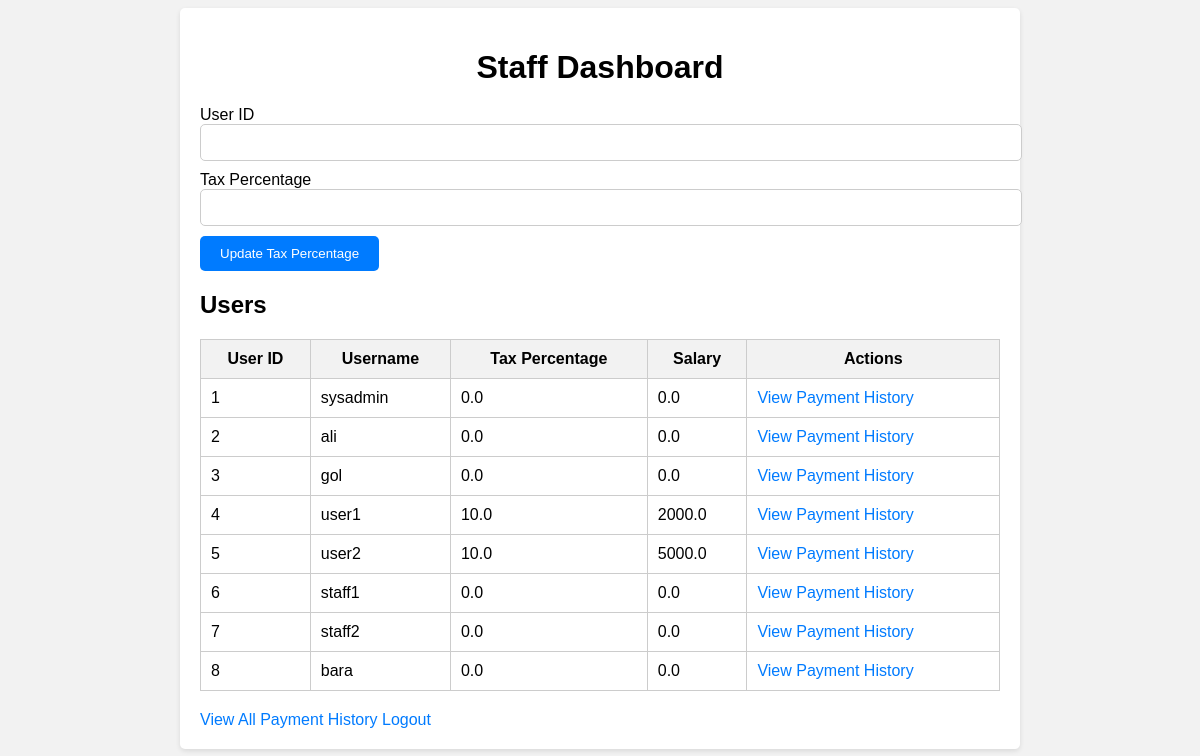
The page /staff_dashboard (signed in) on the database its author committed.
### app/models.py (models this page shows, shortened)
class User(db.Model):
    id = db.Column(db.Integer, primary_key=True)
    username = db.Column(db.String(150), unique=True, nullable=False)
    encrypted_password = db.Column(db.LargeBinary, nullable=False)
    role = db.Column(db.String(50), nullable=False)
    encrypted_salary = db.Column(db.LargeBinary, nullable=True)
    encrypted_tax_percentage = db.Column(db.LargeBinary, nullable=True)
    def get_salary(self, key):
        if self.encrypted_salary is None:
            return 0.0  # or some default value
        return float(decrypt_data(key, self.encrypted_salary).decode())
    def get_tax_percentage(self, key):
        if self.encrypted_tax_percentage is None:
            return 0.0  # or some default value
        return float(decrypt_data(key, self.encrypted_tax_percentage).decode())

### app/routes.py (the view, shortened to what this page needs)
@app.route('/staff_dashboard', methods=['GET', 'POST'])
@login_required
def staff_dashboard():
    current_key = DESKey.get_current_key()
    tax_form = TaxPercentageForm()
    users = User.query.all()
    for user in users:
        user.salary = user.get_salary(current_key)
        user.tax_percentage = user.get_tax_percentage(current_key)
    return render_template('staff_dashboard.html', users=users, tax_form=tax_form)

### app/forms.py
class TaxPercentageForm(FlaskForm):
    user_id = IntegerField('User ID', validators=[DataRequired()])
    tax_percentage = FloatField('Tax Percentage', validators=[DataRequired(), NumberRange(min=0, max=100)])
    submit = SubmitField('Set Tax Percentage')
    def __init__(self, *args, **kwargs):
        super(TaxPercentageForm, self).__init__(*args, **kwargs)
        self.user_id.choices = [(user.id, user.username) for user in User.query.all()]

### app/crypto_utils.py (called while the page is built)
def decrypt_data(key, encrypted_data):
    iv = encrypted_data[:8]
    encrypted_data = encrypted_data[8:]
    cipher = Cipher(algorithms.TripleDES(key), modes.CBC(iv), backend=default_backend())
    decryptor = cipher.decryptor()
    padded_data = decryptor.update(encrypted_data) + decryptor.finalize()
    padding_length = padded_data[-1]
    data = padded_data[:-padding_length]
    return data

### app/models.py (called while the page is built)
    @staticmethod
    def get_current_key():
        des_key = DESKey.query.order_by(DESKey.created_at.desc()).first()
        if des_key and (datetime.utcnow() - des_key.created_at) < timedelta(days=30):
            return des_key.key
        else:
            new_key = DESKey(key=generate_des_key())
            db.session.add(new_key)
            db.session.commit()
            return new_key.key

### app/templates/staff_dashboard.html (shortened to what this page needs)
<!DOCTYPE html>
<html lang="en">
<head>
    <link rel="stylesheet" href="{{ url_for('static', filename='styles.css') }}">
</head>
<body>
    <div class="container">
        <h1>Staff Dashboard</h1>
        <form method="POST" action="{{ url_for('staff_dashboard') }}">
            <div class="form-group">
                {{ tax_form.user_id.label }}
                {{ tax_form.user_id(class="form-control") }}
            </div>
            <div class="form-group">
                {{ tax_form.tax_percentage.label }}
                {{ tax_form.tax_percentage(class="form-control") }}
            </div>
            <button type="submit" class="btn btn-primary">Update Tax Percentage</button>
        </form>
        <h2>Users</h2>
        <table>
            <thead>
                <tr>
                    <th>User ID</th>
                    <th>Username</th>
                    <th>Tax Percentage</th>
                    <th>Salary</th>
                    <th>Actions</th>
                </tr>
            </thead>
            <tbody>
                {% for user in users %}
                <tr>
                    <td>{{ user.id }}</td>
                    <td>{{ user.username }}</td>
                    <td>{{ user.tax_percentage }}</td>
                    <td>{{ user.salary }}</td>
                    <td>
                        <a href="{{ url_for('user_payment_history', user_id=user.id) }}">View Payment History</a>
                    </td>
                </tr>
                {% endfor %}
            </tbody>
        </table>
        <a href="{{ url_for('payment_history') }}">View All Payment History</a>
        <a href="{{ url_for('logout') }}">Logout</a>
    </div>
</body>
</html>

### app/templates/staff_dashboard.html (style rules this page uses)
body { font-family: Arial, sans-serif; background-color: #f2f2f2; }
.container { max-width: 800px; margin: 0 auto; padding: 20px; background-color: #fff; border-radius: 5px; box-shadow: 0 2px 5px rgba(0, 0, 0, 0.1); }
h1 { text-align: center; margin-bottom: 20px; }
form { margin-bottom: 20px; }
.form-group { margin-bottom: 10px; }
.form-control { width: 100%; padding: 10px; border: 1px solid #ccc; border-radius: 5px; }
.btn-primary { background-color: #007bff; color: #fff; padding: 10px 20px; border: none; border-radius: 5px; cursor: pointer; }
table { width: 100%; border-collapse: collapse; margin-bottom: 20px; }
th, td { padding: 10px; border: 1px solid #ccc; }
th { background-color: #f2f2f2; font-weight: bold; }
a { color: #007bff; text-decoration: none; }

### rows shown on the page
User: id "1", username "sysadmin", tax_percentage "0.0", salary "0.0"
User: id "2", username "ali", tax_percentage "0.0", salary "0.0"
User: id "3", username "gol", tax_percentage "0.0", salary "0.0"
User: id "4", username "user1", tax_percentage "10.0", salary "2000.0"
User: id "5", username "user2", tax_percentage "10.0", salary "5000.0"
User: id "6", username "staff1", tax_percentage "0.0", salary "0.0"
User: id "7", username "staff2", tax_percentage "0.0", salary "0.0"
User: id "8", username "bara", tax_percentage "0.0", salary "0.0"

### other values the page prints
{{ tax_form.user_id.label }} "User ID"
{{ tax_form.tax_percentage.label }} "Tax Percentage"
